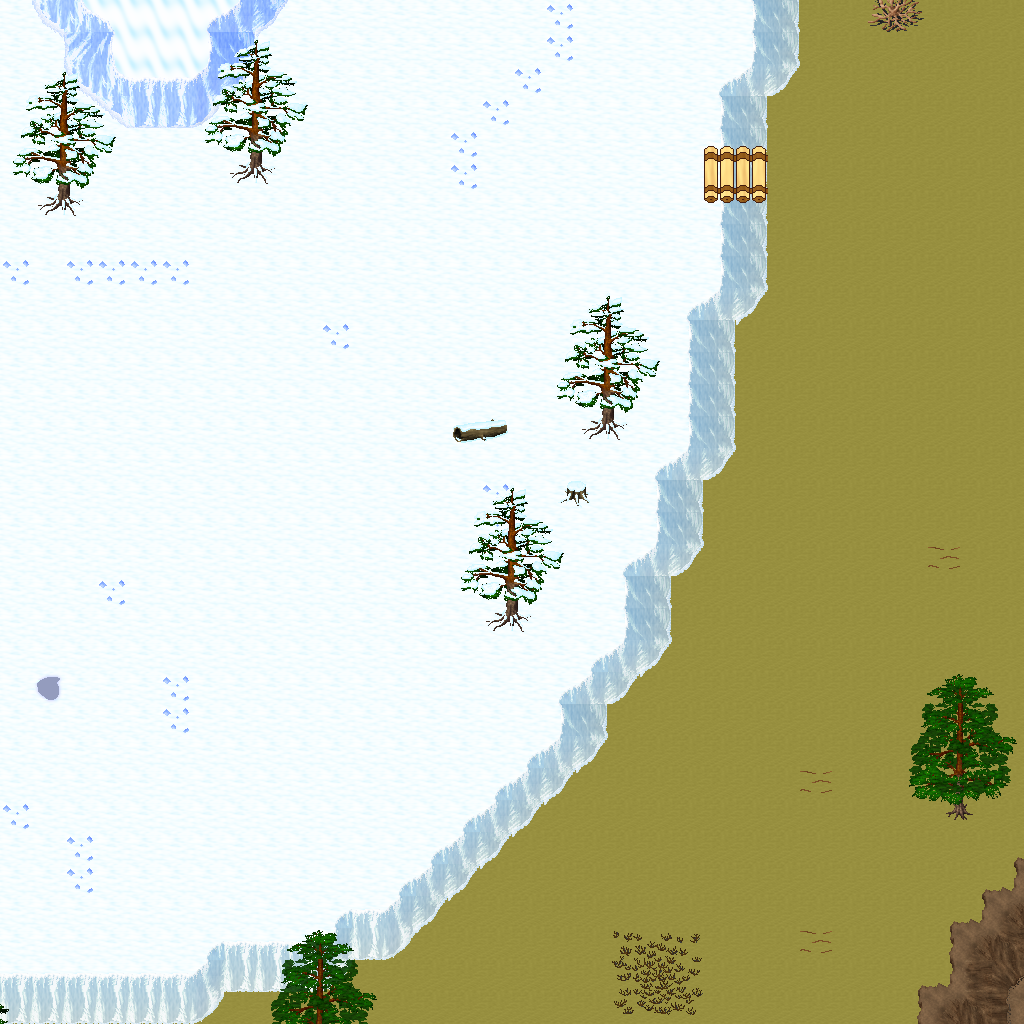

A 2D game scene composited from a Tiled map and its tileset images. What follows is a short description and the map's XML, with each tile layer's data collapsed to a summary:
An orthogonal 32x32 tile map with 32x32 px tiles, 5 tile layers (Ground, Objects, Objects2, Above, ...), 1 hidden layer not drawn, 47 tilesets.

<map version="1.10" tiledversion="1.11.0" orientation="orthogonal" renderorder="right-down" width="32" height="32" tilewidth="32" tileheight="32" infinite="0" nextlayerid="11" nextobjectid="1">
 <tileset firstgid="1" name="ground_ground" tilewidth="32" tileheight="32" tilecount="33" columns="3">
  <image source="../drawable/ground_ground.png" width="96" height="352" />
 </tileset>
 <tileset firstgid="34" name="ground_ice_ice" tilewidth="32" tileheight="32" tilecount="3" columns="3">
  <image source="../drawable/ground_ice_ice.png" width="96" height="32" />
 </tileset>
 <tileset firstgid="37" name="ground_earth_edges" tilewidth="32" tileheight="32" tilecount="18" columns="6">
  <image source="../drawable/ground_earth_edges.png" width="192" height="96" />
 </tileset>
 <tileset firstgid="55" name="ground_rock_pebbles" tilewidth="32" tileheight="32" tilecount="3" columns="1">
  <image source="../drawable/ground_rock_pebbles.png" width="32" height="96" />
 </tileset>
 <tileset firstgid="58" name="item_corpse_huge_animal" tilewidth="32" tileheight="32" tilecount="16" columns="2">
  <image source="../drawable/item_corpse_huge_animal.png" width="64" height="256" />
 </tileset>
 <tileset firstgid="74" name="plant_flower_daisy_white" tilewidth="32" tileheight="32" tilecount="8" columns="2">
  <image source="../drawable/plant_flower_daisy_white.png" width="64" height="128" />
 </tileset>
 <tileset firstgid="82" name="ground_ridge_earth_dark" tilewidth="32" tileheight="32" tilecount="96" columns="12">
  <image source="../drawable/ground_ridge_earth_dark.png" width="384" height="256" />
 </tileset>
 <tileset firstgid="178" name="ground_grass_edges" tilewidth="32" tileheight="32" tilecount="36" columns="12">
  <image source="../drawable/ground_grass_edges.png" width="384" height="96" />
 </tileset>
 <tileset firstgid="214" name="ground_ridge_ice_2" tilewidth="32" tileheight="32" tilecount="42" columns="7">
  <image source="../drawable/ground_ridge_ice_2.png" width="224" height="192" />
 </tileset>
 <tileset firstgid="256" name="ground_ice_glacier" tilewidth="32" tileheight="32" tilecount="1" columns="1">
  <image source="../drawable/ground_ice_glacier.png" width="32" height="32" />
 </tileset>
 <tileset firstgid="257" name="ground_ice_edges" tilewidth="32" tileheight="32" tilecount="9" columns="3">
  <image source="../drawable/ground_ice_edges.png" width="96" height="96" />
 </tileset>
 <tileset firstgid="266" name="plant_bush_large_brown" tilewidth="32" tileheight="32" tilecount="9" columns="3">
  <image source="../drawable/plant_bush_large_brown.png" width="96" height="96" />
 </tileset>
 <tileset firstgid="275" name="ground_ridge_ice" tilewidth="32" tileheight="32" tilecount="42" columns="7">
  <image source="../drawable/ground_ridge_ice.png" width="224" height="192" />
 </tileset>
 <tileset firstgid="317" name="plant_bush_various_small" tilewidth="32" tileheight="32" tilecount="9" columns="3">
  <image source="../drawable/plant_bush_various_small.png" width="96" height="96" />
 </tileset>
 <tileset firstgid="326" name="ground_rock_rocks_2" tilewidth="32" tileheight="32" tilecount="4" columns="2">
  <image source="../drawable/ground_rock_rocks_2.png" width="64" height="64" />
 </tileset>
 <tileset firstgid="330" name="building_decoration_blue_circle" tilewidth="32" tileheight="32" tilecount="4" columns="2">
  <image source="../drawable/building_decoration_blue_circle.png" width="64" height="64" />
 </tileset>
 <tileset firstgid="334" name="item_statue_cross" tilewidth="32" tileheight="32" tilecount="1" columns="1">
  <image source="../drawable/item_statue_cross.png" width="32" height="32" />
 </tileset>
 <tileset firstgid="335" name="ground_rock_green_crystal" tilewidth="32" tileheight="32" tilecount="9" columns="3">
  <image source="../drawable/ground_rock_green_crystal.png" width="96" height="96" />
 </tileset>
 <tileset firstgid="344" name="furniture_light_iron_lamp" tilewidth="32" tileheight="32" tilecount="3" columns="1">
  <image source="../drawable/furniture_light_iron_lamp.png" width="32" height="96" />
 </tileset>
 <tileset firstgid="347" name="item_statue_metal_and_stone" tilewidth="32" tileheight="32" tilecount="6" columns="3">
  <image source="../drawable/item_statue_metal_and_stone.png" width="96" height="64" />
 </tileset>
 <tileset firstgid="353" name="ground_ladder_horizontal_pale" tilewidth="32" tileheight="32" tilecount="3" columns="1">
  <image source="../drawable/ground_ladder_horizontal_pale.png" width="32" height="96" />
 </tileset>
 <tileset firstgid="356" name="plant_bush_bushes" tilewidth="32" tileheight="32" tilecount="10" columns="5">
  <image source="../drawable/plant_bush_bushes.png" width="160" height="64" />
 </tileset>
 <tileset firstgid="366" name="item_blood_floor_stain" tilewidth="32" tileheight="32" tilecount="1" columns="1">
  <image source="../drawable/item_blood_floor_stain.png" width="32" height="32" />
 </tileset>
 <tileset firstgid="367" name="item_corpse_skull_dark" tilewidth="32" tileheight="32" tilecount="2" columns="2">
  <image source="../drawable/item_corpse_skull_dark.png" width="64" height="32" />
 </tileset>
 <tileset firstgid="369" name="furniture_light_flames" tilewidth="32" tileheight="32" tilecount="6" columns="6">
  <image source="../drawable/furniture_light_flames.png" width="192" height="32" />
 </tileset>
 <tileset firstgid="375" name="logic_creature_human" tilewidth="32" tileheight="32" tilecount="5" columns="5">
  <image source="../drawable/logic_creature_human.png" width="160" height="32" />
 </tileset>
 <tileset firstgid="380" name="logic_creature_elemental" tilewidth="32" tileheight="32" tilecount="16" columns="8">
  <image source="../drawable/logic_creature_elemental.png" width="256" height="64" />
 </tileset>
 <tileset firstgid="396" name="logic_collision" tilewidth="32" tileheight="32" tilecount="1" columns="1">
  <image source="../drawable/logic_collision.png" width="32" height="32" />
 </tileset>
 <tileset firstgid="397" name="logic_creature_giant_human" tilewidth="32" tileheight="32" tilecount="16" columns="8">
  <image source="../drawable/logic_creature_giant_human.png" width="256" height="64" />
 </tileset>
 <tileset firstgid="413" name="plant_tree_taller_trees" tilewidth="32" tileheight="32" tilecount="32" columns="8">
  <image source="../drawable/plant_tree_taller_trees.png" width="256" height="128" />
 </tileset>
 <tileset firstgid="445" name="plant_tree_spruce" tilewidth="32" tileheight="32" tilecount="6" columns="2">
  <image source="../drawable/plant_tree_spruce.png" width="64" height="96" />
 </tileset>
 <tileset firstgid="451" name="plant_bush_bush_mult_colored" tilewidth="32" tileheight="32" tilecount="6" columns="3">
  <image source="../drawable/plant_bush_bush_mult_colored.png" width="96" height="64" />
 </tileset>
 <tileset firstgid="457" name="ground_ice_icehole" tilewidth="32" tileheight="32" tilecount="1" columns="1">
  <image source="../drawable/ground_ice_icehole.png" width="32" height="32" />
 </tileset>
 <tileset firstgid="458" name="logic_portal" tilewidth="32" tileheight="32" tilecount="24" columns="8">
  <image source="../drawable/logic_portal.png" width="256" height="96" />
 </tileset>
 <tileset firstgid="482" name="building_wall_int_clay" tilewidth="32" tileheight="32" tilecount="100" columns="10">
  <image source="../drawable/building_wall_int_clay.png" width="320" height="320" />
 </tileset>
 <tileset firstgid="582" name="plant_tree_pine_tree" tilewidth="32" tileheight="32" tilecount="20" columns="4">
  <image source="../drawable/plant_tree_pine_tree.png" width="128" height="160" />
 </tileset>
 <tileset firstgid="602" name="plant_tree_pine_tree_1" tilewidth="32" tileheight="32" tilecount="20" columns="4">
  <image source="../drawable/plant_tree_pine_tree_1.png" width="128" height="160" />
 </tileset>
 <tileset firstgid="622" name="plant_stump_hollow_logs" tilewidth="32" tileheight="32" tilecount="6" columns="3">
  <image source="../drawable/plant_stump_hollow_logs.png" width="96" height="64" />
 </tileset>
 <tileset firstgid="628" name="plant_stump_small_stump" tilewidth="32" tileheight="32" tilecount="4" columns="2">
  <image source="../drawable/plant_stump_small_stump.png" width="64" height="64" />
 </tileset>
 <tileset firstgid="632" name="plant_stump_stump_snow1" tilewidth="32" tileheight="32" tilecount="2" columns="2">
  <image source="../drawable/plant_stump_stump_snow1.png" width="64" height="32" />
 </tileset>
 <tileset firstgid="634" name="plant_stump_stump_snow" tilewidth="32" tileheight="32" tilecount="2" columns="2">
  <image source="../drawable/plant_stump_stump_snow.png" width="64" height="32" />
 </tileset>
 <tileset firstgid="636" name="building_decoration_rocks" tilewidth="32" tileheight="32" tilecount="6" columns="3">
  <image source="../drawable/building_decoration_rocks.png" width="96" height="64" />
 </tileset>
 <tileset firstgid="642" name="ground_rock_rocks" tilewidth="32" tileheight="32" tilecount="4" columns="2">
  <image source="../drawable/ground_rock_rocks.png" width="64" height="64" />
 </tileset>
 <tileset firstgid="646" name="plant_tree_snow_on_pine" tilewidth="32" tileheight="32" tilecount="20" columns="4">
  <image source="../drawable/plant_tree_snow_on_pine.png" width="128" height="160" />
 </tileset>
 <tileset firstgid="666" name="light_dim_light_5x5" tilewidth="32" tileheight="32" tilecount="25" columns="5">
  <image source="../drawable/light_dim_light_5x5.png" width="160" height="160" />
 </tileset>
 <tileset firstgid="691" name="logic_creature_fowl" tilewidth="32" tileheight="32" tilecount="6" columns="6">
  <image source="../drawable/logic_creature_fowl.png" width="192" height="32" />
 </tileset>
 <tileset firstgid="697" name="logic_creature_animal" tilewidth="32" tileheight="32" tilecount="32" columns="8">
  <image source="../drawable/logic_creature_animal.png" width="256" height="128" />
 </tileset>
 <layer id="1" name="Ground" width="32" height="32">
  <data>[1024 cells, 1024 non-empty, 5 distinct tile ids]</data>
 </layer>
 <layer id="2" name="Objects" width="32" height="32">
  <data>[1024 cells, 193 non-empty, 54 distinct tile ids]</data>
 </layer>
 <layer id="3" name="Objects2" width="32" height="32">
  <data>[1024 cells, 6 non-empty, 3 distinct tile ids]</data>
 </layer>
 <layer id="4" name="Above" width="32" height="32">
  <data>[1024 cells, 98 non-empty, 35 distinct tile ids]</data>
 </layer>
 <layer id="5" name="Above2" width="32" height="32">
  <data>[1024 cells, 0 non-empty, 0 distinct tile ids]</data>
 </layer>
 <layer id="6" name="Walkable" width="32" height="32" visible="0">
  <data>[1024 cells, 123 non-empty, 1 distinct tile ids]</data>
 </layer>
 <objectgroup id="7" name="Mapevents" />
 <objectgroup id="8" name="Spawn" />
 <objectgroup id="9" name="Keys" />
 <objectgroup id="10" name="Replace" />
</map>
